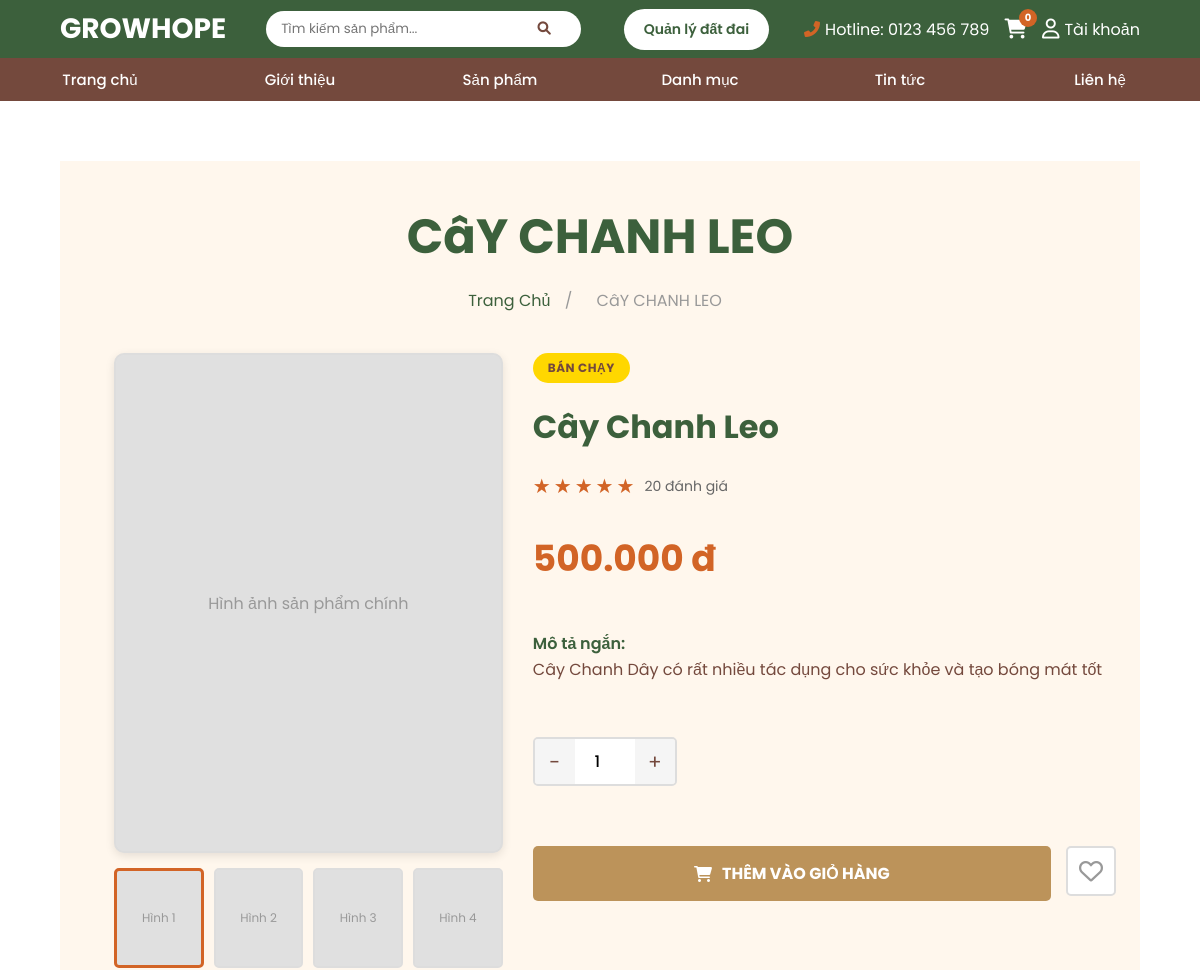
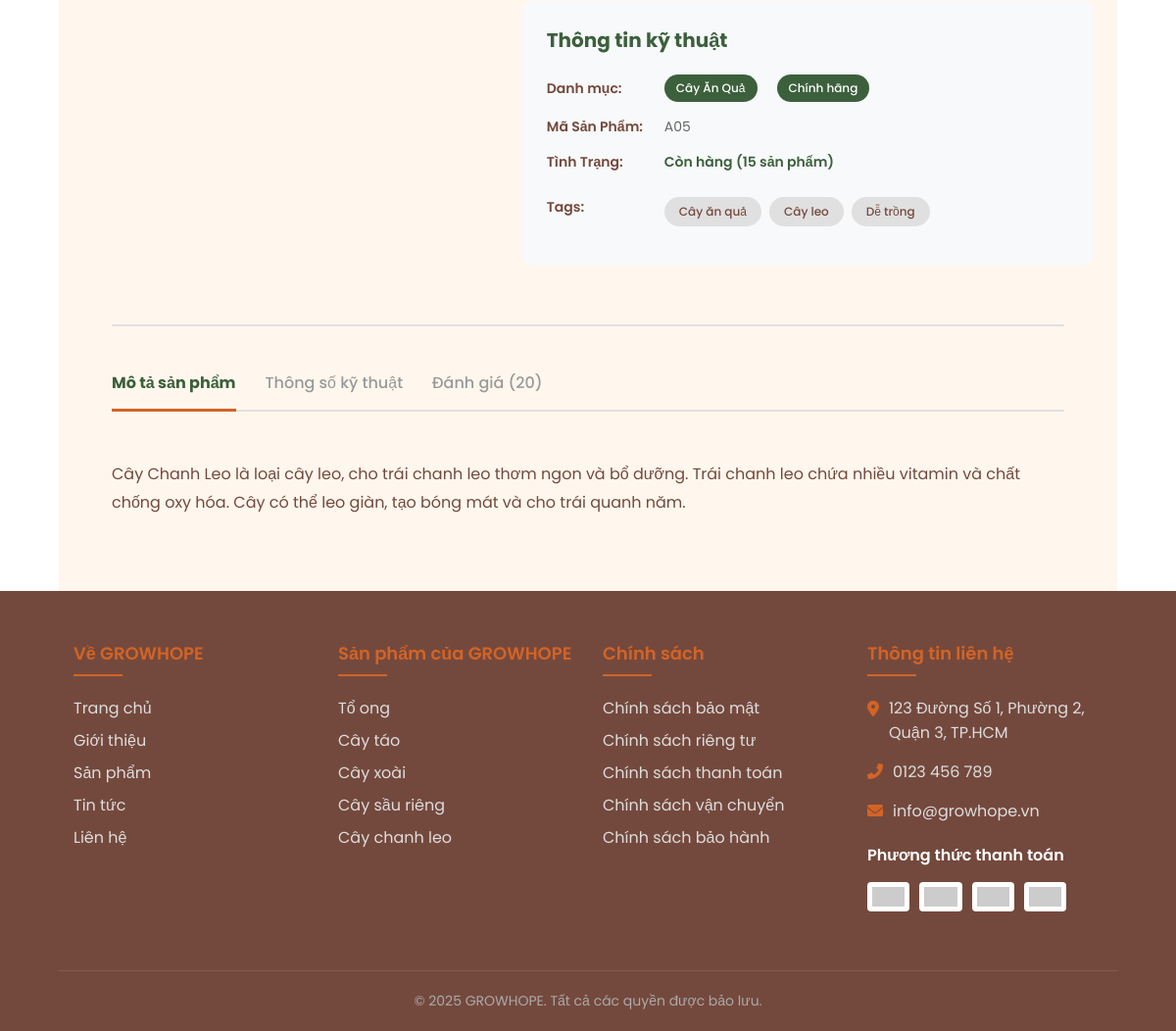
The page /views/products-detail.php?id=5 on the database its author committed (2 pictures, top to bottom).
### tables this page shows
CREATE TABLE products (
    product_id INT AUTO_INCREMENT PRIMARY KEY,
    category_id INT NOT NULL,
    code VARCHAR(50) NOT NULL UNIQUE,
    name VARCHAR(255) NOT NULL,
    price DECIMAL(12,2) NOT NULL DEFAULT 0,
    short_description TEXT,
    full_description LONGTEXT,
    stock INT NOT NULL DEFAULT 0,
    rating DECIMAL(3,1) NOT NULL DEFAULT 0,
    reviews_count INT NOT NULL DEFAULT 0,
    is_bestseller TINYINT(1) NOT NULL DEFAULT 0,
    created_at TIMESTAMP DEFAULT CURRENT_TIMESTAMP,
    FOREIGN KEY (category_id) REFERENCES categories(category_id) ON DELETE CASCADE
);

CREATE TABLE categories (
    category_id INT AUTO_INCREMENT PRIMARY KEY,
    category_name VARCHAR(255) NOT NULL,
    slug VARCHAR(255) NOT NULL UNIQUE,
    description TEXT,
    image VARCHAR(255),
    created_at TIMESTAMP DEFAULT CURRENT_TIMESTAMP
);

### views/products-detail.php (the view, shortened to what this page needs)
<?php
require_once '../includes/database.php';
try {
    $pdo = getPDO();
} catch (RuntimeException $e) {
    $pdo = null;
}
$product_id = isset($_GET['id']) ? (int) $_GET['id'] : 0;
$productStmt = $pdo->prepare('SELECT p.*, c.category_name, c.slug AS category_slug
                              FROM products p
                              INNER JOIN categories c ON p.category_id = c.category_id
                              WHERE p.product_id = :id');
$productStmt->bindValue(':id', $product_id, PDO::PARAM_INT);
$productStmt->execute();
$product = $productStmt->fetch();
$tagStmt = $pdo->prepare('SELECT tag FROM product_tags WHERE product_id = :id ORDER BY tag ASC');
$tagStmt->bindValue(':id', $product_id, PDO::PARAM_INT);
$tagStmt->execute();
$product_tags = $tagStmt->fetchAll(PDO::FETCH_COLUMN);
include '../includes/header.php';
?>
<?php
function formatPrice(float $price): string
{
    return number_format($price, 0, ',', '.') . ' đ';
}
function renderStars(float $rating): string
{
    $fullStars = (int) floor($rating);
    $hasHalfStar = ($rating - $fullStars) >= 0.5;
    $emptyStars = 5 - $fullStars - ($hasHalfStar ? 1 : 0);
    $html = '';
    for ($i = 0; $i < $fullStars; $i++) {
        $html .= '<span class="star filled">★</span>';
    }
    if ($hasHalfStar) {
        $html .= '<span class="star filled">★</span>';
    }
    for ($i = 0; $i < $emptyStars; $i++) {
        $html .= '<span class="star">★</span>';
    }
    return $html;
}
?>
<main style="min-height: 60vh; padding: <?php echo CONTAINER_PADDING_LARGE; ?> 0; background-color: var(--white);">
    <div class="product-detail-container">
        <h1 class="page-title"><?php echo strtoupper(htmlspecialchars($product['name'])); ?></h1>
        <div class="breadcrumb">
            <a href="<?php echo BASE_URL; ?>/index.php">Trang Chủ</a>
            <span>/</span>
            <span><?php echo strtoupper(htmlspecialchars($product['name'])); ?></span>
        </div>
        <div class="product-detail-grid">
            <div class="product-images">
                <div class="main-image" id="main-image">
                    <div class="main-image-placeholder">Hình ảnh sản phẩm chính</div>
                </div>
                <div class="thumbnail-images">
                    <div class="thumbnail active" onclick="changeMainImage(0)">
                        <span>Hình 1</span>
                    </div>
                    <div class="thumbnail" onclick="changeMainImage(1)">
                        <span>Hình 2</span>
                    </div>
                    <div class="thumbnail" onclick="changeMainImage(2)">
                        <span>Hình 3</span>
                    </div>
                    <div class="thumbnail" onclick="changeMainImage(3)">
                        <span>Hình 4</span>
                    </div>
                </div>
            </div>
            <div class="product-info-section">
                <?php if (!empty($product['is_bestseller'])): ?>
                <div>
                    <span class="bestseller-tag">Bán Chạy</span>
                </div>
                <?php endif; ?>
                <h2 class="product-name-h2"><?php echo htmlspecialchars($product['name']); ?></h2>
                <div class="product-rating">
                    <div class="stars">
                        <?php echo renderStars((float) $product['rating']); ?>
                    </div>
                    <span class="rating-count"><?php echo (int) $product['reviews_count']; ?> đánh giá</span>
                </div>
                <div class="product-price-large"><?php echo formatPrice((float) $product['price']); ?></div>
                <div class="product-short-description">
                    <strong>Mô tả ngắn:</strong><br>
                    <?php echo nl2br(htmlspecialchars($product['short_description'] ?? '')); ?>
                </div>
                <div class="quantity-section">
                    <div class="quantity-selector">
                        <button class="quantity-btn" onclick="decreaseQuantity()">-</button>
                        <input type="number" id="quantity" class="quantity-input" value="1" min="1" max="<?php echo max(1, (int) $product['stock']); ?>">
                        <button class="quantity-btn" onclick="increaseQuantity()">+</button>
                    </div>
                </div>
                <div class="action-buttons">
                    <button class="add-to-cart-btn" onclick="addToCart()">
                        <i class="fas fa-shopping-cart"></i>
                        THÊM VÀO GIỎ HÀNG
                    </button>
                    <button class="favorite-btn" id="favorite-btn" onclick="toggleFavorite()">
                        <i class="far fa-heart"></i>
                    </button>
                </div>
                <div class="technical-info">
                    <h3>Thông tin kỹ thuật</h3>
                    <div class="info-item">
                        <span class="info-label">Danh mục:</span>
                        <span class="info-value">
                            <span class="category-tag"><?php echo htmlspecialchars($product['category_name']); ?></span>
                            <span class="authentic-tag">Chính hãng</span>
                        </span>
                    </div>
                    <div class="info-item">
                        <span class="info-label">Mã Sản Phẩm:</span>
                        <span class="info-value"><?php echo htmlspecialchars($product['code']); ?></span>
                    </div>
                    <div class="info-item">
                        <span class="info-label">Tình Trạng:</span>
                        <span class="info-value status-in-stock">Còn hàng (<?php echo (int) $product['stock']; ?> sản phẩm)</span>
                    </div>
                    <div class="info-item">
                        <span class="info-label">Tags:</span>
                        <div class="info-value">
                            <div class="product-tags">
                                <?php if (!empty($product_tags)): ?>
                                    <?php foreach ($product_tags as $tag): ?>
                                        <span class="tag"><?php echo htmlspecialchars($tag); ?></span>
                                    <?php endforeach; ?>
                                <?php else: ?>
                                    <span class="tag">Đang cập nhật</span>
                                <?php endif; ?>
                            </div>
                        </div>
                    </div>
                </div>
            </div>
        </div>
        <div class="tabs-section">
            <div class="tabs-header">
                <button class="tab-button active" onclick="switchTab('description')">Mô tả sản phẩm</button>
                <button class="tab-button" onclick="switchTab('specifications')">Thông số kỹ thuật</button>
                <button class="tab-button" onclick="switchTab('reviews')">Đánh giá (<?php echo (int) $product['reviews_count']; ?>)</button>
            </div>
            <div id="tab-description" class="tab-content active">
                <p><?php echo nl2br(htmlspecialchars($product['full_description'] ?? '')); ?></p>
            </div>
        </div>
    </div>
</main>
<?php include '../includes/footer.php'; ?>

### rows shown on the page
products: name "CâY CHANH LEO", name "Cây Chanh Leo", reviews_count "20", price "500.000 đ", short_description "Cây Chanh Dây có rất nhiều tác dụng cho sức khỏe và tạo bóng mát tốt", category.category_name "Cây Ăn Quả", code "A05", stock "15", full_description "Cây Chanh Leo là loại cây leo, cho trái chanh leo thơm ngon và bổ dưỡng. Trái chanh leo chứa nhiều vitamin và chất chống oxy hóa. Cây có thể leo giàn, tạo bóng mát và cho trái quanh năm."

### other values the page prints
BRAND_NAME "GROWHOPE"
CONTACT_HOTLINE "0123 456 789"
$tag "Cây ăn quả"
$tag "Cây leo"
$tag "Dễ trồng"
CONTACT_ADDRESS "123 Đường Số 1, Phường 2, Quận 3, TP.HCM"
CONTACT_PHONE "0123 456 789"
CONTACT_EMAIL "info@growhope.vn"
